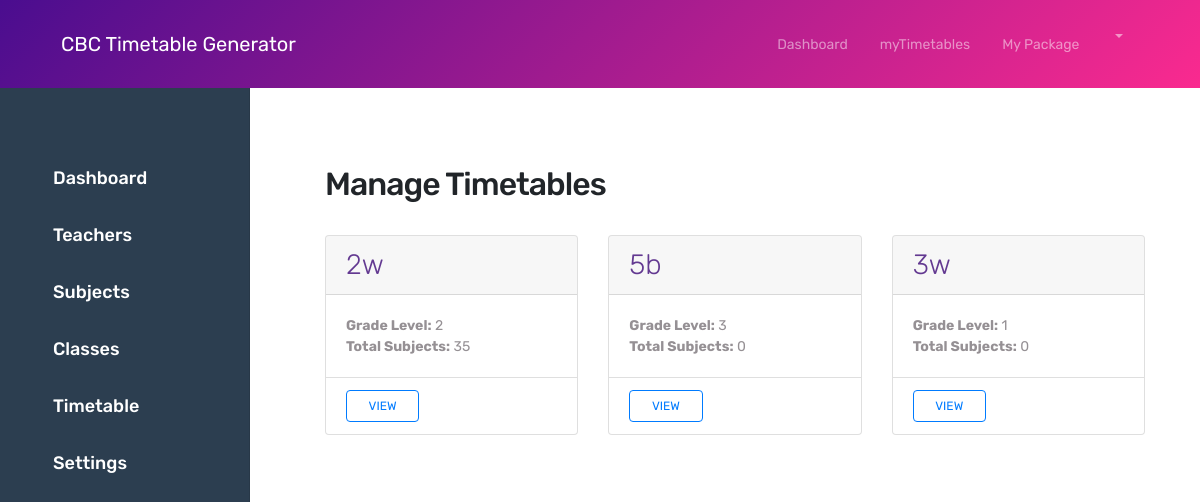
The app's page /admin/timetables (signed in), older data.
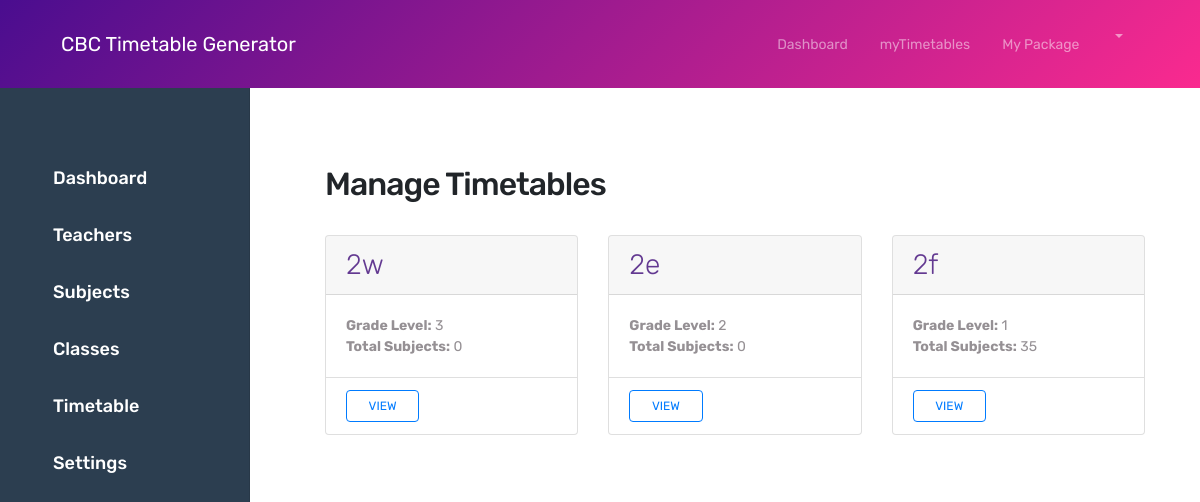
The same page, newer data.
### app/models/timetable.py (models this page shows)
class Class(db.Model):
    id = db.Column(db.Integer, primary_key=True)
    name = db.Column(db.String(20), nullable=False)
    grade_level = db.Column(db.Integer, nullable=False)
    school_id = db.Column(db.Integer, db.ForeignKey('school.id'), nullable=False)
    timetable_entries = db.relationship('TimetableEntry', backref='class', lazy=True)

### app/admin/routes.py (the view)
@bp.route('/timetables')
@login_required
@admin_required
def manage_timetables():
    classes = Class.query.filter_by(school_id=current_user.school_id).all()
    subjects = Subject.query.filter_by(school_id=current_user.school_id).all()
    teachers = Teacher.query.filter_by(school_id=current_user.school_id).all()
    return render_template('admin/manage_timetables.html',
                         classes=classes,
                         subjects=subjects,
                         teachers=teachers)

### app/models/school.py (called while the page is built)
    def has_premium_subscription(self):
        return (self.subscription_type == 'premium' and
                self.subscription_end_date > datetime.utcnow())

### app/models/user.py (called while the page is built)
@login_manager.user_loader
def load_user(id):
    return User.query.get(int(id))

    @property
    def is_admin(self):
        return self.role == 'admin'

### app/utils/security.py (called while the page is built)
def admin_required(f):
    @wraps(f)
    def decorated_function(*args, **kwargs):
        if not current_user.is_authenticated or not current_user.is_admin:
            abort(403)
        return f(*args, **kwargs)
    return decorated_function

### app/templates/admin/manage_timetables.html (shortened to what this page needs)
{% extends "admin/base.html" %}
{% block admin_content %}
<div class="container-fluid">
    <div class="sidebar" style="width: 250px; background-color: #2C3E50; color: white; height: 100vh; padding-top: 20px; position: fixed; top: 0; left: 0; z-index: 1000;">
        <ul class="nav flex-column" style="list-style-type: none; padding-left: 0;">
            <li class="nav-item">
                <a href="{{ url_for('admin.dashboard') }}" class="nav-link text-white" style="padding: 15px; font-size: 18px;">
                     Dashboard
                </a>
            </li>
            <li class="nav-item">
                <a href="{{ url_for('admin.manage_teachers') }}" class="nav-link text-white" style="padding: 15px; font-size: 18px;">
                     Teachers
                </a>
            </li>
            <li class="nav-item">
                <a href="{{ url_for('admin.manage_subjects') }}" class="nav-link text-white" style="padding: 15px; font-size: 18px;">
                     Subjects
                </a>
            </li>
            <li class="nav-item">
                <a href="{{ url_for('admin.manage_classes') }}" class="nav-link text-white" style="padding: 15px; font-size: 18px;">
                     Classes
                </a>
            </li>
            <li class="nav-item">
                <a href="{{ url_for('admin.manage_timetables') }}" class="nav-link text-white" style="padding: 15px; font-size: 18px;">
                     Timetable
                </a>
            </li>
            <li class="nav-item">
                <a href="{{ url_for('admin.settings') }}" class="nav-link text-white" style="padding: 15px; font-size: 18px;">
                     Settings
                </a>
            </li>
        </ul>
    </div>
    <div class="main-content" style="margin-left: 250px; padding: 20px;">
    <div class="d-flex justify-content-between align-items-center mb-4">
        <h1 class="h2">Manage Timetables</h1>
    </div>
    <div class="row">
        {% for class in classes %}
        <div class="col-md-6 col-lg-4 mb-4">
            <div class="card h-100">
                <div class="card-header">
                    <h5 class="card-title mb-0">{{ class.name }}</h5>
                </div>
                <div class="card-body">
                    <p class="card-text">
                        <strong>Grade Level:</strong> {{ class.grade_level }}<br>
                        <strong>Total Subjects:</strong> {{ class.timetable_entries|length }}
                    </p>
                </div>
                <div class="card-footer bg-transparent">
                    <div class="d-flex gap-2">
                        <a href="{{ url_for('admin.view_timetable', class_id=class.id) }}"
                           class="btn btn-outline-primary flex-grow-1">
                             View
                        </a>
                    </div>
                </div>
            </div>
        </div>
        {% endfor %}
    </div>
</div>
</div>
{% endblock %}

### app/templates/admin/base.html (shortened to what this page needs)
{% extends "base.html" %}
{% block content %}
<nav class="sidebar" id="sidebar">
    <div class="sidebar-sticky">
        <ul class="nav flex-column" >
            <li class="nav-item">
                <a class="nav-link {% if request.endpoint == 'admin.dashboard' %}active{% endif %}"
                   href="{{ url_for('admin.dashboard') }}">
                </a>
            </li>
            <li class="nav-item">
                <a class="nav-link {% if 'subscription' in request.endpoint %}active{% endif %}"
                   href="{{ url_for('admin.manage_subscription') }}">
                </a>
            </li>
            <li class="nav-item">
                <a class="nav-link {% if 'teachers' in request.endpoint %}active{% endif %}"
                   href="{{ url_for('admin.manage_teachers') }}">
                </a>
            </li>
            <li class="nav-item">
                <a class="nav-link {% if 'classes' in request.endpoint %}active{% endif %}"
                   href="{{ url_for('admin.manage_classes') }}">
                </a>
            </li>
            <li class="nav-item">
                <a class="nav-link {% if 'subjects' in request.endpoint %}active{% endif %}"
                   href="{{ url_for('admin.manage_subjects') }}">
                </a>
            </li>
            <li class="nav-item">
                <a class="nav-link {% if 'timetable' in request.endpoint %}active{% endif %}"
                   href="{{ url_for('admin.manage_timetables') }}">
                </a>
            </li>
            <li class="nav-item mt-auto">
                <a class="nav-link text-danger" href="{{ url_for('auth.logout') }}">
                </a>
            </li>
        </ul>
    </div>
</nav>
<nav class="top-nav d-flex justify-content-between align-items-center">
    <div class="user-profile dropdown">
        <a class="dropdown-toggle text-decoration-none text-dark" href="#" role="button"
           data-bs-toggle="dropdown" aria-expanded="false">
            <span class="d-none d-md-inline">{{ current_user.username }}</span>
        </a>
    </div>
</nav>
<main class="main-content">
    {% block admin_content %}{% endblock %}
</main>
{% endblock %}

### app/templates/base.html (shortened to what this page needs)
<!DOCTYPE html>
<html lang="en">
<head>
    <link rel="stylesheet" href="{{ url_for('static', filename='css/bootstrap.min.css') }}">
    <link rel="stylesheet" href="{{ url_for('static', filename='css/themify-icons.css') }}">
    <link rel="stylesheet" href="{{ url_for('static', filename='css/owl.carousel.min.css') }}">
    <link href="{{ url_for('static', filename='css/style.css') }}" rel="stylesheet">
    <link href="{{ url_for('static', filename='dashboard.css') }}" rel="stylesheet">
    <link href="{{ url_for('static', filename='css2/style.css') }}" rel="stylesheet">
</head>
<body>
    <div class="nav-menu fixed-top">
        <div class="container">
            <div class="row">
                <div class="col-md-12">
                    <nav class="navbar navbar-dark navbar-expand-lg">
                        <a class="navbar-brand" href="{{ url_for('main.index') }}"> CBC Timetable Generator</a>
                        <div class="collapse navbar-collapse" id="navbar">
                            <ul class="navbar-nav ml-auto">
                                {% if current_user.is_authenticated %}
                                <li class="nav-item">
                                    <a class="nav-link" href="{{ url_for('admin.dashboard') }}">Dashboard</a>
                                </li>
                                {% endif %}
                            </ul>
                            <ul class="navbar-nav">
                                {% if current_user.is_authenticated %}
                                <li class="nav-item">
                                    <a class="nav-link" href="{{  url_for('admin.timetable')  }}">myTimetables</a>
                                </li>
                                <li class="nav-item">
                                    <a class="nav-link" href="{{ url_for('admin.dashboard') }}">My Package</a>
                                </li>
                                <li class="nav-item dropdown">
                                    <a class="nav-link dropdown-toggle" href="#" id="navbarDropdown" role="button"
                                        data-bs-toggle="dropdown">
                                    </a>
                                </li>
                                {% endif %}
                            </ul>
                        </div>
                    </nav>
                </div>
            </div>
        </div>
    </div>
    <div class="content" style="padding-top: 100px;">
        {% block content %}{% endblock %}
    </div>
</body>
</html>

### app/static/css/style.css (style rules this page uses)
body { font-family: 'Rubik', sans-serif; position: relative; }
a { color: #e38cb7; }
h1 { font-size: 60px; font-weight: 300; letter-spacing: -1px; margin-bottom: 1.5rem; }
h5 { font-size: 28px; font-weight: 300; color: #633991; margin-bottom: 0.7rem; }
p { color: #959094; }
.btn { font-size: 12px; font-weight: 400; text-transform: uppercase; padding: 0.375rem 1.35rem; transition: all 0.3s ease; }
.nav-menu { padding: 1rem 0; transition: all 0.3s ease; background-color: rgb(74, 13, 143); background: -moz-linear-gradient(135deg, rgb(74, 13, 143) 0%, rgb(250, 42, 143) 100%); background: -webkit-linear-gradient(135deg, rgb(74, 13, 143) 0%, rgb(250, 42, 143) 100%); background: linear-gradient(135deg, rgb(74, 13, 143) 0%, rgb(250, 42, 143) 100%); }
.navbar-nav .nav-link { position: relative; }
@media (min-width: 992px) { .navbar-expand-lg .navbar-nav .nav-link { padding-right: 1rem; padding-left: 1rem; font-size: 14px; } }
.card-text { font-size: 14px; }
.sidebar { position: fixed; top: 20; left: 0; z-index: 1000; }
.nav { margin-top:130px }
.nav-link { display: flex; align-items: center; gap: 30px; }
.main-content { margin-left: 20px; padding: 20px; }

### app/static/dashboard.css (style rules this page uses)
.sidebar { position: fixed; top: 0; bottom: 0; left: 0; z-index: 100; padding: 48px 0 0; box-shadow: inset -1px 0 0 rgba(0, 0, 0, .1); }
.sidebar-sticky { position: relative; top: 0; height: calc(100vh - 48px); padding-top: .5rem; overflow-x: hidden; overflow-y: auto; }
.sidebar .nav-link { font-weight: 500; color: #333; padding: 0.5rem 1rem; }
.sidebar .nav-link.active { color: #2470dc; }
main { padding-top: 48px; }

Row changes from the older to the newer data that the page shows:
changed Class (number 1 of 3 on the later page): grade_level "2" → "3"; timetable_entries|length "35" → "0"
changed Class (number 2 of 3 on the later page): name "5b" → "2e"; grade_level "3" → "2"
changed Class (number 3 of 3 on the later page): name "3w" → "2f"; timetable_entries|length "0" → "35"
